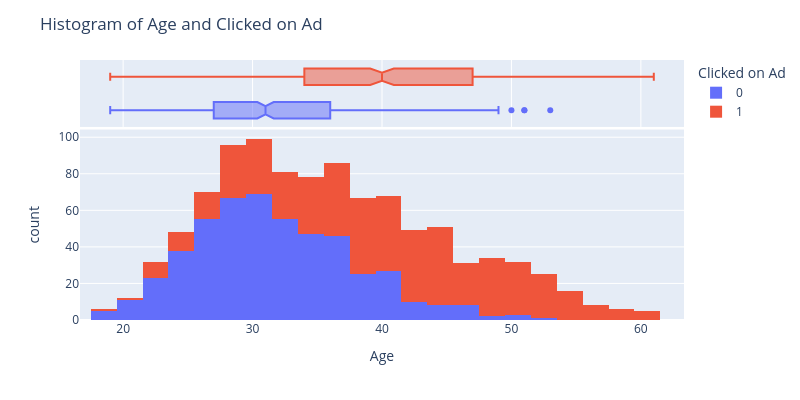

The cell this chart's notebook holds for it:
### Code cell
fig = px.histogram(df, x="Age", color="Clicked on Ad",
                   marginal="box",
                   hover_data=df.columns)

fig.update_layout(width=800, height=400)
fig.update_layout(title='Histogram of Age and Clicked on Ad')
fig.show()

### Figure 1 — Plotly figure (JSON) as saved in the notebook; plotly's stock layout.template omitted (floating-point values rounded to 4 significant figures; data arrays with more than 128 entries replaced by an {"elided": "..."} marker saying what was removed)
{"data": [{"alignmentgroup": "True", "bingroup": "x", "hovertemplate": "Clicked on Ad=0<br>Age=%{x}<br>count=%{y}<extra></extra>", "legendgroup": "0", "marker": {"color": "#636efa", "pattern": {"shape": ""}}, "name": "0", "offsetgroup": "0", "orientation": "v", "showlegend": true, "type": "histogram", "x": {"elided": "500 int values"}, "xaxis": "x", "yaxis": "y"}, {"alignmentgroup": "True", "customdata": {"elided": "500x10 mixed values"}, "hovertemplate": "Clicked on Ad=%{customdata[8]}<br>Age=%{x}<br>Daily Time Spent on Site=%{customdata[0]}<br>Area Income=%{customdata[1]}<br>Daily Internet Usage=%{customdata[2]}<br>Ad Topic Line=%{customdata[3]}<br>City=%{customdata[4]}<br>Male=%{customdata[5]}<br>Country=%{customdata[6]}<br>Timestamp=%{customdata[7]}<br>Hour=%{customdata[9]}<extra></extra>", "legendgroup": "0", "marker": {"color": "#636efa"}, "name": "0", "notched": true, "offsetgroup": "0", "showlegend": false, "type": "box", "x": {"elided": "500 int values"}, "xaxis": "x2", "yaxis": "y2"}, {"alignmentgroup": "True", "bingroup": "x", "hovertemplate": "Clicked on Ad=1<br>Age=%{x}<br>count=%{y}<extra></extra>", "legendgroup": "1", "marker": {"color": "#EF553B", "pattern": {"shape": ""}}, "name": "1", "offsetgroup": "1", "orientation": "v", "showlegend": true, "type": "histogram", "x": {"elided": "500 int values"}, "xaxis": "x", "yaxis": "y"}, {"alignmentgroup": "True", "customdata": {"elided": "500x10 mixed values"}, "hovertemplate": "Clicked on Ad=%{customdata[8]}<br>Age=%{x}<br>Daily Time Spent on Site=%{customdata[0]}<br>Area Income=%{customdata[1]}<br>Daily Internet Usage=%{customdata[2]}<br>Ad Topic Line=%{customdata[3]}<br>City=%{customdata[4]}<br>Male=%{customdata[5]}<br>Country=%{customdata[6]}<br>Timestamp=%{customdata[7]}<br>Hour=%{customdata[9]}<extra></extra>", "legendgroup": "1", "marker": {"color": "#EF553B"}, "name": "1", "notched": true, "offsetgroup": "1", "showlegend": false, "type": "box", "x": {"elided": "500 int values"}, "xaxis": "x2", "yaxis": "y2"}], "layout": {"barmode": "relative", "height": 400, "legend": {"title": {"text": "Clicked on Ad"}, "tracegroupgap": 0}, "margin": {"t": 60}, "title": {"text": "Histogram of Age and Clicked on Ad"}, "width": 800, "xaxis": {"anchor": "y", "domain": [0, 1], "title": {"text": "Age"}}, "xaxis2": {"anchor": "y2", "domain": [0, 1], "matches": "x", "showgrid": true, "showticklabels": false}, "yaxis": {"anchor": "x", "domain": [0, 0.7326], "title": {"text": "count"}}, "yaxis2": {"anchor": "x2", "domain": [0.7426, 1], "matches": "y2", "showgrid": false, "showline": false, "showticklabels": false, "ticks": ""}}}
